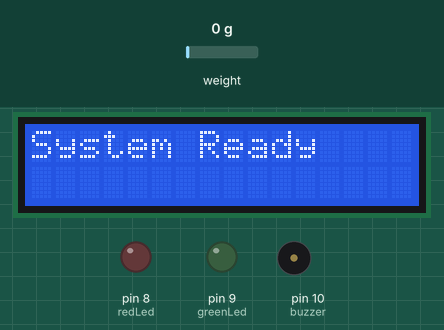
This sketch was run on a simulated Arduino Uno, built with avr-gcc and run on an emulated ATmega328P. Parts: 16×2 character LCD, output pins drawn as LEDs (lit = HIGH), buzzer (waves = sounding). The test bench sets the inputs (shaded band); at power-on: weight on the scale 0 g. What the sketch prints to the serial monitor is not drawn.

Above: at 3.1 s.
At 6.7 s:
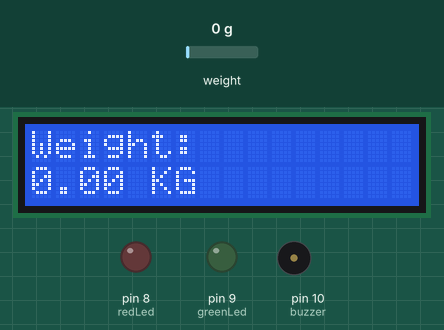
6.8 s: weight on the scale set to 2 g
At 8.5 s:
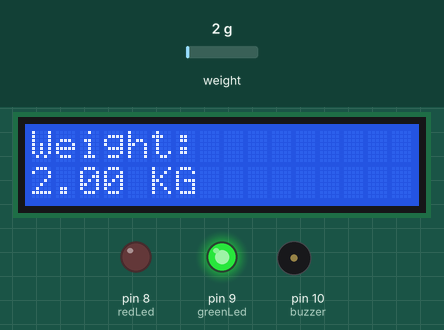
9.1 s: weight on the scale set to 6 g
At 10.7 s:
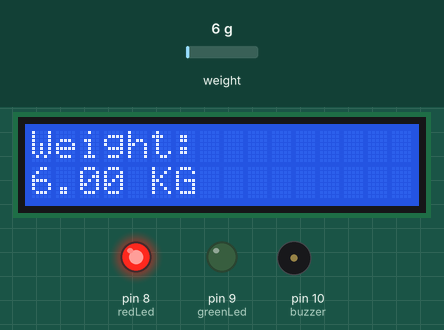
14.0 s: weight on the scale set to 100 g
At 15.6 s:
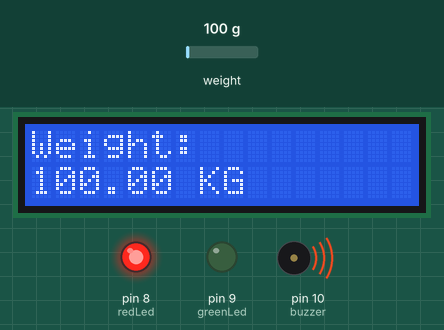
Timing chart, 0 to 23.2 s (numbered marks = the images above; inputs shaded):
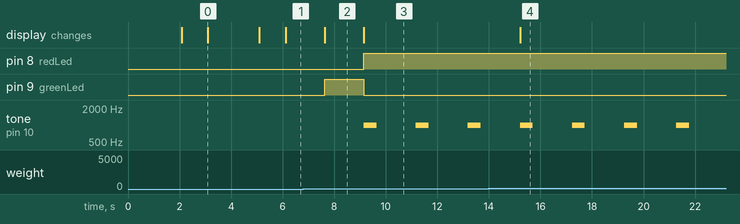

Measured:
- the behaviour switches between 0 and 1 g on weight on the scale (found by bisection; images 1 and 2)
- the behaviour switches between 4 and 5 g on weight on the scale (found by bisection; images 2 and 3)
- after the input at 6.8 s, pin 9 (greenLed): LOW → HIGH after 0.83 s; the display: changes after 0.83 s (image 2)
- after the input at 9.1 s, pin 8 (redLed): LOW → HIGH after 0.05 s; pin 9 (greenLed): HIGH → LOW after 0.05 s; tone on pin 10 (buzzer): alternates 1000 Hz for 0.50 s and silent for 1.5 s, starting after 0.05 s; the display: changes after 0.05 s (image 3)
- after the input at 14.0 s, the display: changes after 1.2 s (image 4)
- what the display in image 0 shows lasts 2.0 s, from 3.1 s to 5.1 s

The sketch:

Load_Cell.ino
```cpp
#include <HX711.h>
#include <Wire.h>
#include <LiquidCrystal_I2C.h>

// ===== HX711 PINS =====
#define DT  3
#define SCK 2

// ===== LEDs & BUZZER =====
#define redLed    8
#define greenLed  9
#define buzzer    10

// ===== CREATE OBJECTS =====
HX711 scale;
LiquidCrystal_I2C lcd(0x27,16,2);

// ===== CALIBRATION FACTOR =====
float calibration_factor = -2280.0;

void setup() {

  Serial.begin(9600);

  // ===== OUTPUT PINS =====
  pinMode(redLed, OUTPUT);
  pinMode(greenLed, OUTPUT);
  pinMode(buzzer, OUTPUT);

  // ===== LCD START =====
  lcd.init();
  lcd.backlight();

  lcd.setCursor(0,0);
  lcd.print("LOAD CELL SYS");
  delay(2000);
  lcd.clear();

  // ===== HX711 START =====
  scale.begin(DT, SCK);

  // ===== SET CALIBRATION =====
  scale.set_scale(calibration_factor);

  // ===== RESET SCALE =====
  scale.tare();

  lcd.setCursor(0,0);
  lcd.print("System Ready");
  delay(2000);
  lcd.clear();
}

void loop() {

  // ===== READ WEIGHT =====
  float weight = scale.get_units(10);

  // ===== SERIAL MONITOR =====
  Serial.print("Weight: ");
  Serial.print(weight);
  Serial.println(" KG");

  // ===== LCD DISPLAY =====
  lcd.clear();
  lcd.setCursor(0,0);
  lcd.print("Weight:");

  lcd.setCursor(0,1);
  lcd.print(weight);
  lcd.print(" KG");

  // ===== WEIGHT CONDITIONS =====

  // NO LOAD
  if(weight < 1){

    digitalWrite(greenLed, LOW);
    digitalWrite(redLed, LOW);
    digitalWrite(buzzer, LOW);
  }

  // NORMAL LOAD
  else if(weight >= 1 && weight < 5){

    digitalWrite(greenLed, HIGH);
    digitalWrite(redLed, LOW);
    digitalWrite(buzzer, LOW);
  }

  // OVERLOAD
  else if(weight >= 5){

    digitalWrite(greenLed, LOW);
    digitalWrite(redLed, HIGH);

    tone(buzzer, 1000);
    delay(500);
    noTone(buzzer);
  }

  delay(500);
}
```
